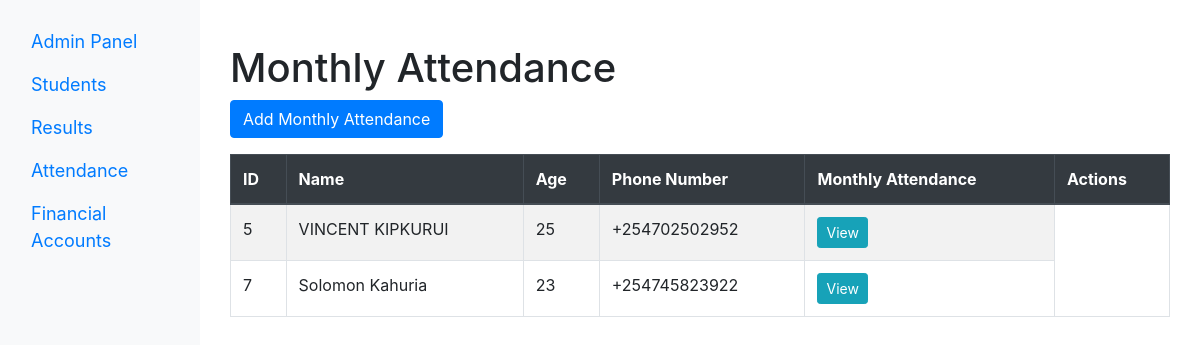
The app's page /admin/attendance.php with its own data.
### tables this page shows
CREATE TABLE `users` (
  `id` int(11) NOT NULL,
  `name` varchar(50) NOT NULL,
  `age` varchar(11) NOT NULL,
  `results` int(11) NOT NULL DEFAULT 0,
  `attendance` int(11) NOT NULL DEFAULT 0,
  `phone_number` varchar(15) NOT NULL,
  `email` varchar(100) NOT NULL,
  `password` varchar(10) NOT NULL
);

### admin/attendance.php (the view, shortened to what this page needs)
<?php
$conn = connectToDatabase();
$sql = "SELECT * FROM users";
$result = $conn->query($sql);
$students = $result->fetch_all(MYSQLI_ASSOC);
?>
<!DOCTYPE html>
<html lang="en">
<head>
    <link rel="stylesheet" href="https://stackpath.bootstrapcdn.com/bootstrap/4.3.1/css/bootstrap.min.css">
</head>
<body>
<div class="container-fluid">
    <div class="row">
        <nav class="col-md-2 d-none d-md-block bg-light sidenav">
            <a class="navbar-brand" href="dashboard.php">Admin Panel</a>
            <a class="nav-link" href="index.php">Students</a>
            <a class="navbar-brand" href="results.php">Results</a>
            <a class="nav-link" href="attendance.php">Attendance</a>
            <a class="nav-link" href="account.php">Financial Accounts</a>
        </nav>
        <main role="main" class="col-md-10 ml-sm-auto">
            <div class="container mt-4">
                <h1>Monthly Attendance</h1>
                <button type="button" class="btn btn-primary" data-toggle="modal" data-target="#addAttendanceModal">
                    Add Monthly Attendance
                </button>
                <table class="table table-bordered table-striped mt-3">
                    <thead class="thead-dark">
                    <tr>
                        <th>ID</th>
                        <th>Name</th>
                        <th>Age</th>
                        <th>Phone Number</th>
                        <th>Monthly Attendance</th>
                        <th>Actions</th>
                    </tr>
                    </thead>
                    <tbody>
                    <?php foreach ($students as $student): ?>
                        <tr>
                            <td><?php echo $student['id']; ?></td>
                            <td><?php echo $student['name']; ?></td>
                            <td><?php echo $student['age']; ?></td>
                            <td><?php echo $student['phone_number']; ?></td>
                            <td>
                                <button class="btn btn-info btn-sm"
                                        onclick="viewAttendanceModal(<?php echo $student['id']; ?>)">View
                                </button>
                            </td>
                        </tr>
                    <?php endforeach; ?>
                    </tbody>
                </table>
            </div>
        </main>
    </div>
</div>
</body>
</html>

### admin/attendance.php (style rules this page uses)
.container-fluid { margin-top: 20px; }
.sidenav { height: 100%; width: 250px; position: fixed; z-index: 1; top: 0; left: 0; background-color: #d1d5d8; padding-top: 20px; }
.sidenav a { padding: 8px 8px 8px 16px; text-decoration: none; font-size: 18px; color: #007bff; display: block; }

### records on screen
users: id "5", name "VINCENT KIPKURUI", age "25", phone_number "+254702502952"
users: id "7", name "Solomon Kahuria", age "23", phone_number "+254745823922"
